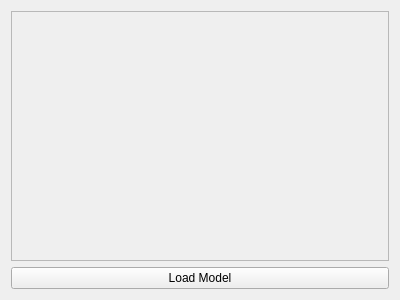
<?xml version="1.0" encoding="UTF-8"?>
<ui version="4.0">
 <class>MainWindow</class>
 <widget class="QWidget" name="MainWindow">
  <property name="geometry">
   <rect>
    <x>0</x>
    <y>0</y>
    <width>400</width>
    <height>300</height>
   </rect>
  </property>
  <property name="windowTitle">
   <string>MainWindow</string>
  </property>
  <layout class="QGridLayout" name="gridLayout">
   <item row="0" column="0">
    <widget class="QFrame" name="vulkanFrame">
     <property name="frameShape">
      <enum>QFrame::StyledPanel</enum>
     </property>
     <property name="frameShadow">
      <enum>QFrame::Raised</enum>
     </property>
    </widget>
   </item>
   <item row="1" column="0">
    <widget class="QPushButton" name="loadModelButton">
     <property name="text">
      <string>Load Model</string>
     </property>
    </widget>
   </item>
  </layout>
 </widget>
 <layoutdefault spacing="6" margin="11"/>
 <resources/>
 <connections/>
</ui>
